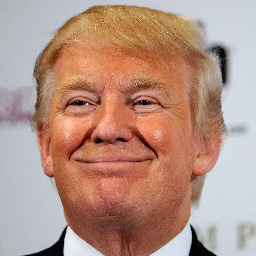
#> input picture Experement5/new.jpeg, 256 x 256 px
$ python rotation.py --image new.jpeg
#> lines starting #> are read from the running program, lines starting #| are printed output that depends on the picture
# import the necessary packages
import numpy as np
import argparse
import imutils
import cv2

# construct the argument parser and parse the arguments
ap = argparse.ArgumentParser()
ap.add_argument("-i", "--image", required=True, help="Path to the image")
args = vars(ap.parse_args())

# load the image and show it
image = cv2.imread(args["image"])
#> image is the input picture: shape (256, 256, 3); mean B, G, R 131.8, 146.2, 181.4
cv2.imshow("Original", image)

# grab the dimensions of the image and calculate the center of the image
(h, w) = image.shape[:2]
#> h = 256; w = 256
(cX, cY) = (w / 2, h / 2)
#> cX = 128; cY = 128

# rotate our image by 45 degrees (counter clockwise rotation), scale value of 1.0
# scale value of 2.0, the image will be doubled in size
# scale value of 0.5, the image will be half the original size
# If you want the entire image to fit into view after the rotation you’ll need to modify the width
# and height, denoted as (w, h) in the cv2.warpAffine function.
M = cv2.getRotationMatrix2D((cX, cY), 45, 1.0)
rotated = cv2.warpAffine(image, M, (w, h))
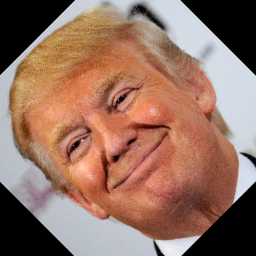
#> rotated: shape (256, 256, 3); mean B, G, R 98.3, 113.9, 149.9
cv2.imshow("Rotated by 45 Degrees", rotated)

# rotate our image by -90 degrees (clock wise rotation by 90 degree)
M = cv2.getRotationMatrix2D((cX, cY), -90, 1.0)
rotated = cv2.warpAffine(image, M, (w, h))
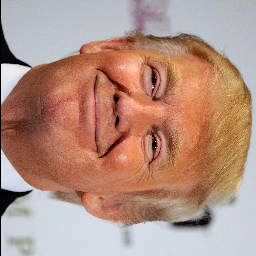
#> rotated: shape (256, 256, 3); mean B, G, R 131, 145.5, 180.6
cv2.imshow("Rotated by -90 Degrees", rotated)

# rotate our image around an arbitrary point rather than the center
M = cv2.getRotationMatrix2D((cX - 50, cY - 50), 45, 1.0)
rotated = cv2.warpAffine(image, M, (w, h))
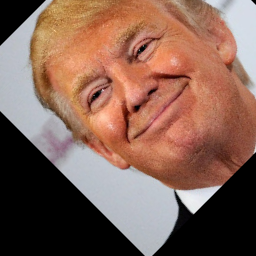
#> rotated: shape (256, 256, 3); mean B, G, R 86, 99.5, 133.2
cv2.imshow("Rotated by Offset & 45 Degrees", rotated)

# finally, let's use our helper function in imutils to rotate the image by 180 degrees (flipping it
# upside down)
rotated = imutils.rotate(image, 180)
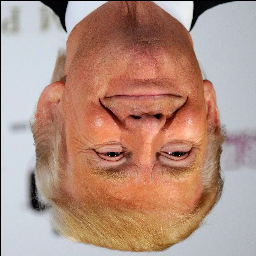
#> rotated: shape (256, 256, 3); mean B, G, R 130.3, 144.8, 180
cv2.imshow("Rotated by 180 Degrees", rotated)
cv2.waitKey(0)
